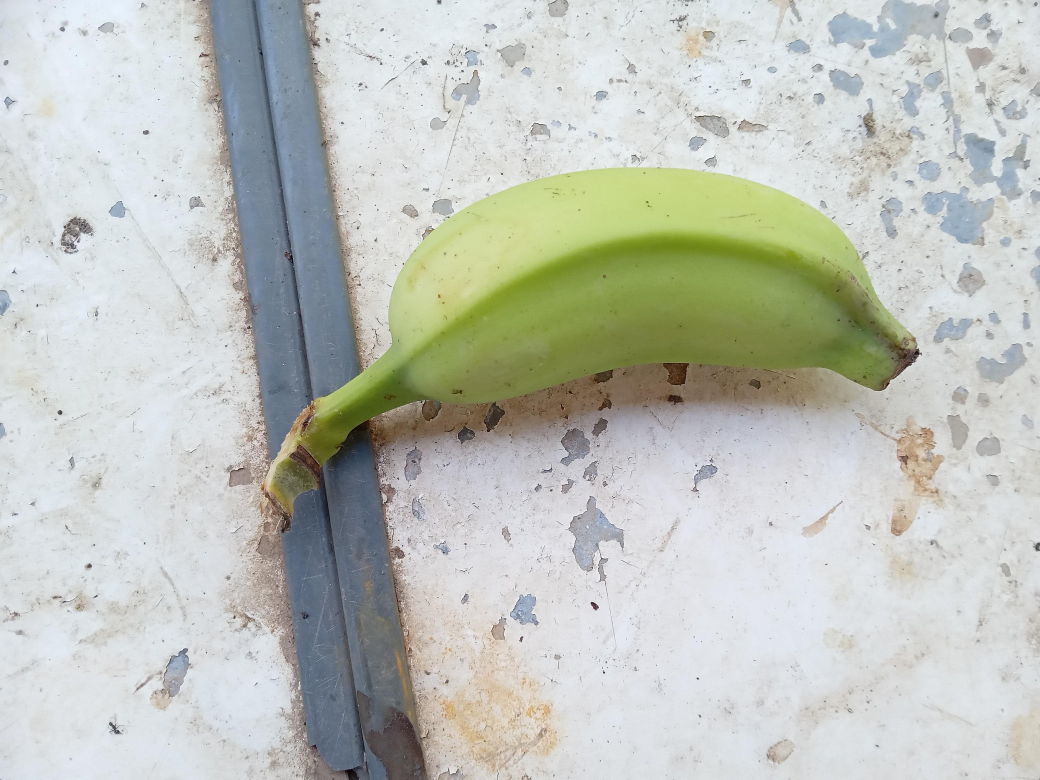
#> input picture dataset/raw/Unripe/20230213_075500.jpg, 4160 x 3120 px, found by its file name (shown at 1/4 size); its folder holds only this picture in this run
$ python test_processor.py
#> lines starting #> are read from the running program, lines starting #| are printed output that depends on the picture; after the words box and inside, x2 and y2 are one past the last pixel; in counts of white or black regions, pixels touching at a corner belong together; long printed decimals are rounded
### ml/src/preprocessing/image_processor.py
import cv2
import numpy as np

def create_banana_mask(image_bgr: np.ndarray) -> np.ndarray:
    """
    강력한 배경 억제 필터와 컨투어 검출을 결합하여 바나나 영역을 정확하게 추출합니다.
    """
    h, w = image_bgr.shape[:2]
    total_area = h * w

    # 1. 정밀한 HSV 임계값 적용 (배경의 저채도 영역 배제)
    image_hsv = cv2.cvtColor(image_bgr, cv2.COLOR_BGR2HSV)

    # 노란색: 채도(S)와 명도(V) 하한선을 높여 칙칙한 나무색 배제
    lower_yellow = np.array([10, 60, 60])
    upper_yellow = np.array([45, 255, 255])
    mask_yellow = cv2.inRange(image_hsv, lower_yellow, upper_yellow)

    # 녹색: 채도 하한선 조정
    lower_green = np.array([30, 50, 50])
    upper_green = np.array([95, 255, 255])
    mask_green = cv2.inRange(image_hsv, lower_green, upper_green)

    # 갈색/어두운 점: 명도 범위를 좁히고 채도를 높임
    lower_brown = np.array([0, 40, 30])
    upper_brown = np.array([25, 255, 160])
    mask_brown = cv2.inRange(image_hsv, lower_brown, upper_brown)

    mask = cv2.bitwise_or(mask_yellow, mask_green)
    mask = cv2.bitwise_or(mask, mask_brown)

    # 2. 모폴로지 연산으로 파편 제거 및 결합
    kernel = np.ones((5, 5), np.uint8)
    mask = cv2.morphologyEx(mask, cv2.MORPH_OPEN, kernel)
    mask = cv2.morphologyEx(mask, cv2.MORPH_CLOSE, kernel)

    # 3. 고급 컨투어 필터링
    contours, _ = cv2.findContours(mask, cv2.RETR_EXTERNAL, cv2.CHAIN_APPROX_SIMPLE)

    candidate_contours = []
    for cnt in contours:
        area = cv2.contourArea(cnt)
        if area < 800: # 너무 작은 노이즈 제거
            continue

        # Geometric Filter 1: 이미지 전체를 덮는 거대 객체(배경) 제외
        if area > total_area * 0.8:
            continue

        # Geometric Filter 2: 이미지 경계면에 너무 많이 닿아 있는 객체 제외
        x, y, bw, bh = cv2.boundingRect(cnt)
        on_border = (x <= 2 or y <= 2 or x + bw >= w - 3 or y + bh >= h - 3)
        # 바나나가 살짝 닿을 순 있지만, 테두리를 따라 길게 형성된 것은 배경
        if on_border and area > total_area * 0.5:
            continue

        # 중앙 점수 계산 (중심에 가까울수록 가산점)
        M = cv2.moments(cnt)
        if M["m00"] != 0:
            cx = int(M["m10"] / M["m00"])
            cy = int(M["m01"] / M["m00"])
            dist_to_center = np.sqrt((cx - w/2)**2 + (cy - h/2)**2)
            # 면적은 크고 중앙에 가까운 것을 선호
            score = area - (dist_to_center * 5)
            candidate_contours.append((cnt, score))

    final_mask = np.zeros_like(mask)
    if candidate_contours:
        # 점수가 가장 높은 후보 선정
        candidate_contours.sort(key=lambda x: x[1], reverse=True)
        best_cnt = candidate_contours[0][0]
        # 컨투어 내부를 꽉 채움
        cv2.drawContours(final_mask, [best_cnt], -1, 255, thickness=cv2.FILLED)

    return final_mask

def extract_features(image_bgr: np.ndarray, mask: np.ndarray) -> np.ndarray:
    """
    마스킹된 영역에서 특징(Mean, Std of HSV)을 추출합니다.
    """
    image_hsv = cv2.cvtColor(image_bgr, cv2.COLOR_BGR2HSV)
    pixels = image_hsv[mask > 0]

    if len(pixels) == 0:
        return np.zeros(6)

    mean_hsv = np.mean(pixels, axis=0)
    std_hsv = np.std(pixels, axis=0)
    features = np.concatenate([mean_hsv, std_hsv])

    return features

def process_image(image_bgr: np.ndarray) -> np.ndarray:
    """
    전체 전처리 파이프라인을 실행합니다.
    """
    mask = create_banana_mask(image_bgr)
    features = extract_features(image_bgr, mask)
    return features

### ml/src/preprocessing/test_processor.py
import cv2
import numpy as np
import os
import sys

# 현재 디렉토리를 경로에 추가하여 image_processor를 import 가능하게 함
sys.path.append(os.path.dirname(os.path.abspath(__file__)))
import image_processor

def test_on_sample():
    # 샘플 이미지 경로 (Unripe 폴더에서 하나 선택)
    sample_dir = r"d:\Intel_AI_App_Creator_Hands_on\banana_classfier\banana-classifier\dataset\raw\Unripe"
    sample_files = [f for f in os.listdir(sample_dir) if f.endswith('.jpg')]

    if not sample_files:
        print("샘플 이미지를 찾을 수 없습니다.")
        return

    sample_path = os.path.join(sample_dir, sample_files[0])
    print(f"테스트 이미지: {sample_path}")

    # 이미지 로드
    img = cv2.imread(sample_path)
#> img is the input picture: shape (3120, 4160, 3); mean B, G, R 188.4, 195.8, 192.2
    if img is None:
        print("이미지를 로드할 수 없습니다.")
        return

    # 300x300 리사이즈 (BE 규격)
    img_resized = cv2.resize(img, (300, 300))
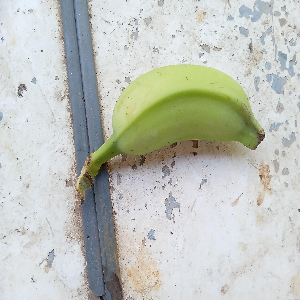
#> img_resized: shape (300, 300, 3); mean B, G, R 188.3, 195.7, 192

    # 전처리 실행
    features = image_processor.process_image(img_resized)
#> in create_banana_mask, `mask_yellow = cv2.inRange(image_hsv, lower_yellow, upper_yellow)`:
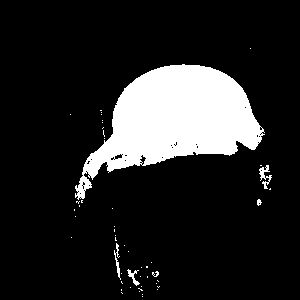
#> mask_yellow: shape (300, 300); 14.4% white; 50 white regions (44 under 20 px), largest, box (x1, y1, x2, y2) and area: (75, 64, 265, 200) 12541, (259, 165, 272, 189) 126, (114, 243, 121, 280) 86, (127, 269, 140, 286) 76, (257, 199, 262, 206) 23, (152, 271, 159, 277) 23
#> in create_banana_mask, `mask = cv2.morphologyEx(mask, cv2.MORPH_OPEN, kernel)`:
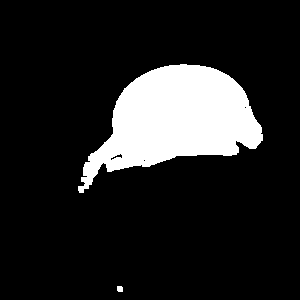
#> mask: shape (300, 300); 14.1% white; 2 white regions, box (x1, y1, x2, y2) and area: (78, 64, 263, 193) 12691, (117, 286, 123, 292) 34
#> in create_banana_mask, `contours, _ = cv2.findContours(mask, cv2.RETR_EXTERNAL, cv2.CHAIN_APPR..`: contours = 2 contours; box (x1, y1, x2, y2) and area: (78, 64, 263, 193) 12510, (117, 286, 123, 292) 24
#> the loop in create_banana_mask, `for cnt in contours:` made 2 passes
#> (area, x, y, bw, bh, on_border, cx, cy) on pass 2: (12510.5, 78, 64, 185, 129, False, 175, 119)
#> after the loop in create_banana_mask, `for cnt in contours:`: candidate_contours = 1 item
#> in create_banana_mask, `best_cnt = candidate_contours[0][0]`: best_cnt = contour of 215 points, box (x1, y1, x2, y2) (78, 64, 263, 193), area 12510
#> in extract_features, `mean_hsv = np.mean(pixels, axis=0)`: mean_hsv = [32.46, 115.4, 157.4]
#> in extract_features, `std_hsv = np.std(pixels, axis=0)`: std_hsv = [7.73, 32.82, 40.54]
#> in extract_features, `features = np.concatenate([mean_hsv, std_hsv])`: features = [32.46, 115.4, 157.4, 7.73, 32.82, 40.54]
#> features = [32.46, 115.4, 157.4, 7.73, 32.82, 40.54]

    print("\n[추출된 특징 벡터]")
    print(f"평균 (H, S, V): {features[:3]}")
#| 평균 (H, S, V): [ 32.456 115.361  157.364]
    print(f"표준편차 (H, S, V): {features[3:]}")
#| 표준편차 (H, S, V): [ 7.727  32.817 40.540 ]

    # 결과 시각화 준비 (마스크 확인용)
    hsv = cv2.cvtColor(img_resized, cv2.COLOR_BGR2HSV)
    mask = image_processor.create_banana_mask(hsv)
#> in create_banana_mask (call 2), `mask_green = cv2.inRange(image_hsv, lower_green, upper_green)`:
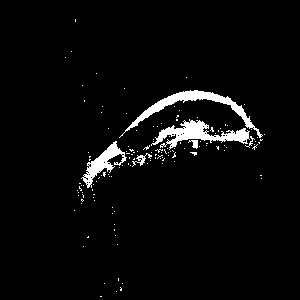
#> mask_green: shape (300, 300); 3.7% white; 135 white regions (129 under 20 px), largest, box (x1, y1, x2, y2) and area: (151, 119, 250, 150) 1134, (119, 90, 263, 138) 1103, (81, 141, 127, 188) 656, (132, 153, 152, 167) 83, (188, 140, 198, 149) 49, (245, 136, 255, 148) 27
#> in create_banana_mask (call 2), `mask_brown = cv2.inRange(image_hsv, lower_brown, upper_brown)`:
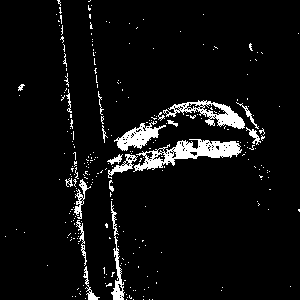
#> mask_brown: shape (300, 300); 5.8% white; 274 white regions (253 under 20 px), largest, box (x1, y1, x2, y2) and area: (133, 139, 242, 172) 1407, (163, 100, 245, 129) 837, (114, 121, 166, 151) 635
#> in create_banana_mask (call 2), `mask = cv2.morphologyEx(mask, cv2.MORPH_OPEN, kernel)`:
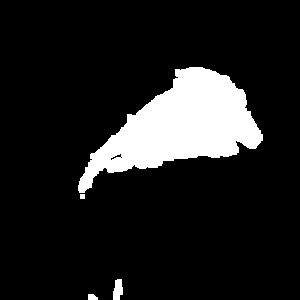
#> mask: shape (300, 300); 12.3% white; 4 white regions, box (x1, y1, x2, y2) and area: (78, 67, 263, 193) 10813, (113, 279, 123, 300) 164, (88, 294, 98, 300) 51, (80, 194, 85, 199) 25
#> in create_banana_mask (call 2), `contours, _ = cv2.findContours(mask, cv2.RETR_EXTERNAL, cv2.CHAIN_APPR..`: contours = 3 contours; box (x1, y1, x2, y2) and area: (78, 67, 263, 199) 10656, (113, 279, 123, 300) 136, (88, 294, 98, 300) 38
#> the loop in create_banana_mask (call 2), `for cnt in contours:` made 3 passes
#> (area, x, y, bw, bh, on_border, cx, cy) on pass 3: (10656.5, 78, 67, 185, 132, False, 179, 126)
#> in create_banana_mask (call 2), `best_cnt = candidate_contours[0][0]`: best_cnt = contour of 207 points, box (x1, y1, x2, y2) (78, 67, 263, 199), area 10656
    masked_img = cv2.bitwise_and(img_resized, img_resized, mask=mask)
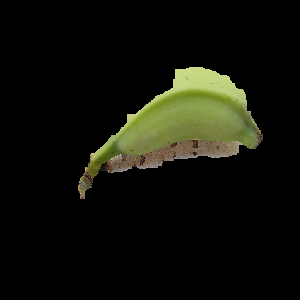
#> masked_img: shape (300, 300, 3); mean B, G, R 9.4, 17.2, 16.2

    # 마스킹된 픽셀 수 확인
    pixel_count = np.sum(mask > 0)
#> pixel_count = 10913
    print(f"\n마스킹된 영역 픽셀 수: {pixel_count} / {300*300}")
#| 마스킹된 영역 픽셀 수: 10913 / 90000

    if pixel_count > 0:
        print("성공: 바나나 영역이 감지되었습니다.")
    else:
        print("경고: 바나나 영역이 감지되지 않았습니다. HSV 임계값 조정이 필요할 수 있습니다.")

if __name__ == "__main__":
    test_on_sample()

$ run again, on dataset/raw/Unripe/20230217_083828.jpg
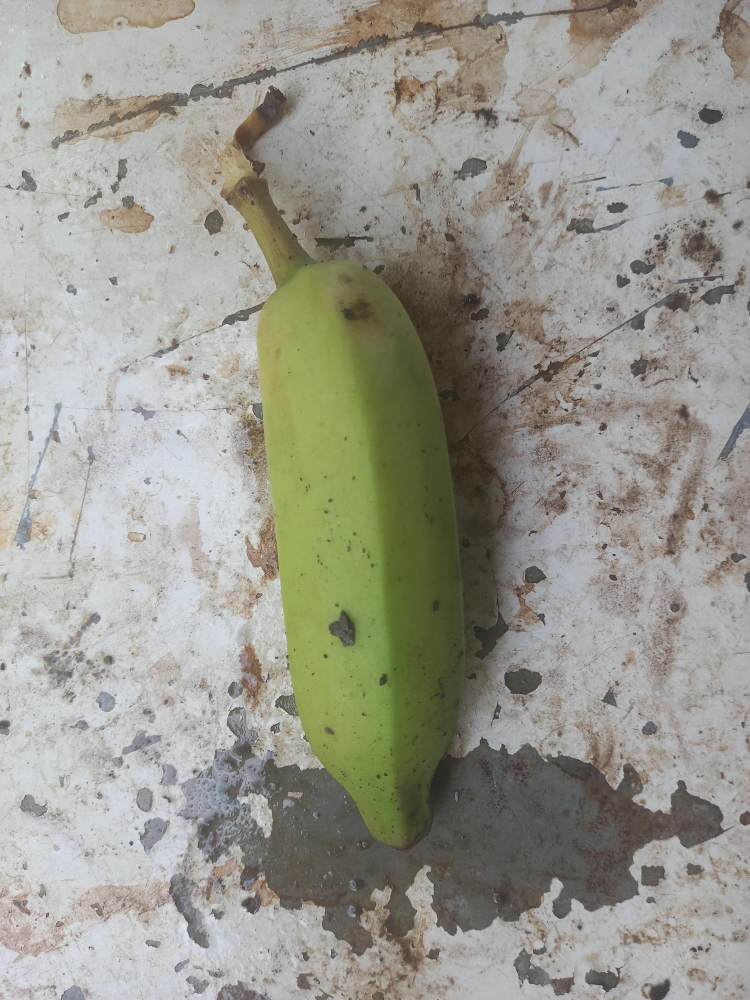
#> input picture dataset/raw/Unripe/20230217_083828.jpg, 3000 x 4000 px, found by its file name (shown at 1/4 size)
#> in test_on_sample, img is the input picture: shape (4000, 3000, 3); mean B, G, R 142.8, 153.1, 153.6
#> image_hsv: shape (300, 300, 3); mean H, S, V 45.6, 30, 156.7
#> in create_banana_mask, `mask_yellow = cv2.inRange(image_hsv, lower_yellow, upper_yellow)`:
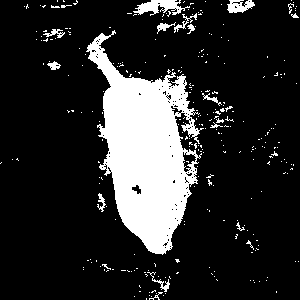
#> mask_yellow: shape (300, 300); 16.9% white; 286 white regions (268 under 20 px), largest, box (x1, y1, x2, y2) and area: (86, 30, 204, 255) 12974, (133, 0, 190, 16) 463, (227, 0, 255, 13) 241
#> mask_green: shape (300, 300); 11.5% white; 4 white regions (3 under 20 px), largest, box (x1, y1, x2, y2) and area: (103, 77, 186, 254) 10333
#> mask_brown: shape (300, 300); 10.6% white; 525 white regions (490 under 20 px), largest, box (x1, y1, x2, y2) and area: (149, 65, 207, 197) 2547, (132, 0, 203, 35) 1149, (100, 251, 174, 300) 927
#> contours = 15 contours, 2 with area under 20; largest, box (x1, y1, x2, y2) and area: (88, 35, 202, 255) 13774, (138, 0, 193, 16) 490, (228, 0, 255, 14) 279, (139, 275, 169, 291) 156, (288, 4, 300, 21) 144
#> the loop in create_banana_mask, `for cnt in contours:` made 15 passes
#> (area, x, y, bw, bh, on_border, cx, cy) on pass 10: (13774, 88, 35, 114, 220, False, 149, 148)
#> after the loop in create_banana_mask, `for cnt in contours:`: candidate_contours = 1 item
#> best_cnt = contour of 243 points, box (x1, y1, x2, y2) (88, 35, 202, 255), area 13774
#> final_mask: shape (300, 300); 15.6% white; 1 white region, box (x1, y1, x2, y2) and area: (88, 35, 202, 255) 14078
#> mean_hsv = [31.75, 109, 117.3]
#> std_hsv = [7.76, 23.55, 39.57]
#> in extract_features, `features = np.concatenate([mean_hsv, std_hsv])`: features = [31.75, 109, 117.3, 7.76, 23.55, 39.57]
#| 평균 (H, S, V): [ 31.745 108.988 117.306]
#| 표준편차 (H, S, V): [ 7.760 23.551 39.569]
#> image_hsv: shape (300, 300, 3); mean H, S, V 97.1, 230.8, 159.2
#> mask_yellow: shape (300, 300); 19.8% white; 452 white regions (421 under 20 px), largest, box (x1, y1, x2, y2) and area: (86, 26, 207, 272) 13688, (133, 0, 199, 17) 530, (228, 220, 285, 259) 469
#> mask_green: shape (300, 300); 7.2% white; 159 white regions (156 under 20 px), largest, box (x1, y1, x2, y2) and area: (137, 81, 200, 255) 6130, (95, 37, 103, 45) 30, (97, 54, 107, 59) 27
#> mask_brown: shape (300, 300); 23.1% white; 1113 white regions (1063 under 20 px), largest, box (x1, y1, x2, y2) and area: (88, 26, 300, 245) 9773, (93, 221, 218, 300) 2641, (214, 209, 290, 274) 1471
#> contours = 23 contours, 3 with area under 20; largest, box (x1, y1, x2, y2) and area: (89, 28, 227, 292) 17802, (227, 228, 286, 271) 922, (138, 0, 199, 39) 671, (228, 0, 261, 14) 309, (287, 0, 300, 24) 196
#> the loop in create_banana_mask (call 2), `for cnt in contours:` made 23 passes
#> (area, x, y, bw, bh, on_border, cx, cy) on passes 6, 18: (922.5, 227, 228, 59, 43, False, 251, 245), (17802.5, 89, 28, 138, 264, False, 153, 154)
#> final_mask: shape (300, 300); 20.4% white; 1 white region, box (x1, y1, x2, y2) and area: (89, 28, 227, 292) 18321
#> in test_on_sample, `masked_img = cv2.bitwise_and(img_resized, img_resized, mask=mask)`:
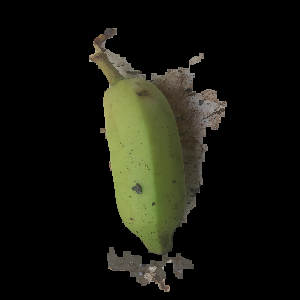
#> masked_img: shape (300, 300, 3); mean B, G, R 14.6, 22.6, 21.9
#> pixel_count = 18321
#| 마스킹된 영역 픽셀 수: 18321 / 90000

$ run again, on dataset/raw/Unripe/20230217_093108.jpg
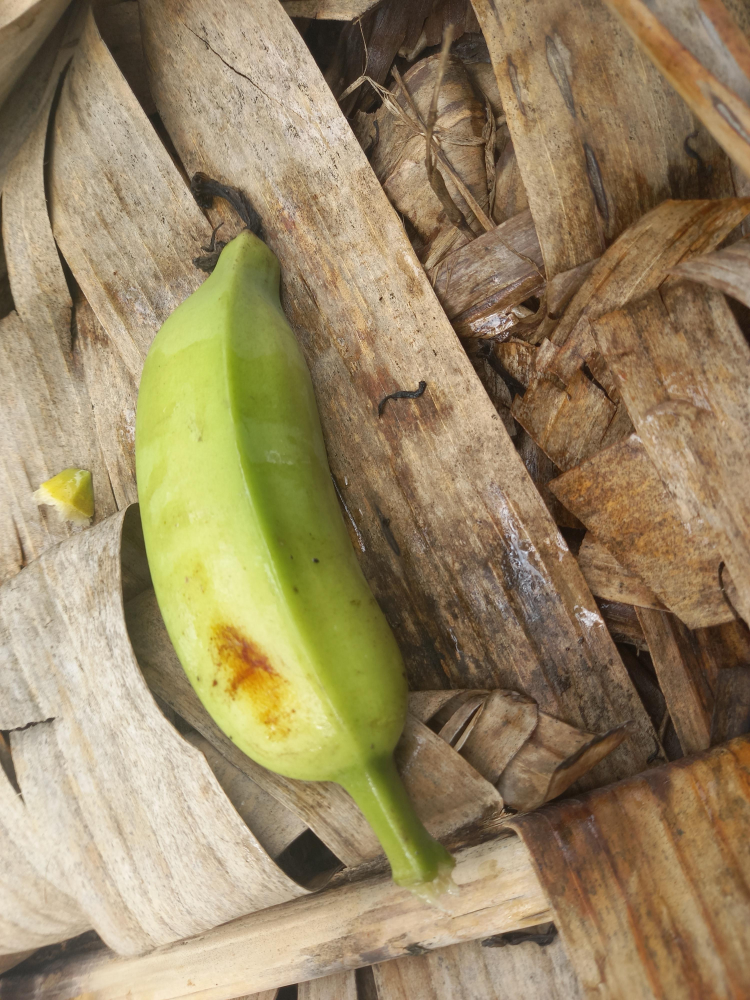
#> input picture dataset/raw/Unripe/20230217_093108.jpg, 3000 x 4000 px, found by its file name (shown at 1/4 size)
#> in test_on_sample, img is the input picture: shape (4000, 3000, 3); mean B, G, R 100.1, 135.2, 152.9
#> image_hsv: shape (300, 300, 3); mean H, S, V 18.9, 95.6, 153.9
#> in create_banana_mask, `mask_yellow = cv2.inRange(image_hsv, lower_yellow, upper_yellow)`:
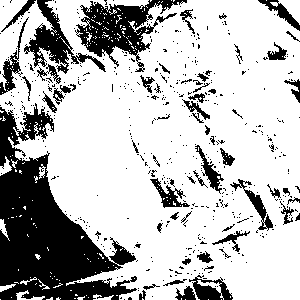
#> mask_yellow: shape (300, 300); 73.6% white; 490 black regions (431 under 20 px), largest, box (x1, y1, x2, y2) and area: (0, 103, 137, 300) 12345, (75, 0, 187, 72) 3063, (24, 0, 106, 74) 1625
#> mask_green: shape (300, 300); 11% white; 8 white regions (7 under 20 px), largest, box (x1, y1, x2, y2) and area: (54, 70, 180, 265) 9844
#> mask_brown: shape (300, 300); 46.4% white; 569 white regions (555 under 20 px), largest, box (x1, y1, x2, y2) and area: (0, 0, 300, 300) 35916, (48, 144, 160, 279) 2297, (109, 276, 224, 300) 844
#> contours = 9 contours, 5 with area under 20; largest, box (x1, y1, x2, y2) and area: (0, 0, 300, 300) 69574, (11, 292, 26, 300) 88, (0, 163, 11, 173) 58, (0, 219, 5, 230) 36
#> the loop in create_banana_mask, `for cnt in contours:` made 9 passes
#> area on passes 3, 5, 6: 88.5, 36.5, 58.5
#> after the loop in create_banana_mask, `for cnt in contours:`: candidate_contours = []
#> pixels = empty array
#> in process_image, `features = extract_features(image_bgr, mask)`: features = [0, 0, 0, 0, 0, 0]
#| 평균 (H, S, V): [0. 0. 0.]
#| 표준편차 (H, S, V): [0. 0. 0.]
#> image_hsv: shape (300, 300, 3); mean H, S, V 21, 224.6, 164.7
#> mask_yellow: shape (300, 300); 65.7% white; 696 black regions (643 under 20 px), largest, box (x1, y1, x2, y2) and area: (0, 0, 158, 300) 16939, (73, 0, 211, 134) 4717, (151, 251, 219, 287) 1005
#> mask_green: shape (300, 300); 27% white; 576 white regions (550 under 20 px), largest, box (x1, y1, x2, y2) and area: (91, 0, 300, 300) 19175, (0, 0, 76, 68) 1475, (48, 151, 66, 205) 490
#> mask_brown: shape (300, 300); 20.4% white; 1296 white regions (1225 under 20 px), largest, box (x1, y1, x2, y2) and area: (125, 94, 254, 252) 3505, (190, 0, 278, 63) 1821, (59, 184, 157, 264) 1218
#> in create_banana_mask (call 2), `mask = cv2.morphologyEx(mask, cv2.MORPH_CLOSE, kernel)`:
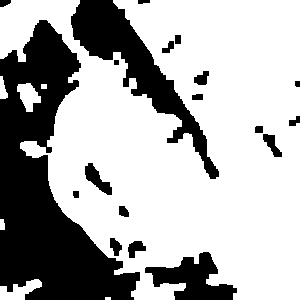
#> mask: shape (300, 300); 68.5% white; 19 black regions
#> contours = 7 contours, 1 with area under 20; largest, box (x1, y1, x2, y2) and area: (0, 0, 300, 300) 60908, (0, 279, 42, 300) 424, (17, 83, 41, 112) 376, (0, 76, 8, 99) 96, (0, 219, 5, 230) 36, (41, 84, 47, 89) 20
#> the loop in create_banana_mask (call 2), `for cnt in contours:` made 7 passes
#> area on passes 2, 3, 5, 6: 424.5, 36.5, 376, 96
#> masked_img: shape (300, 300, 3); every value is 0
#> pixel_count = 0
#| 마스킹된 영역 픽셀 수: 0 / 90000
